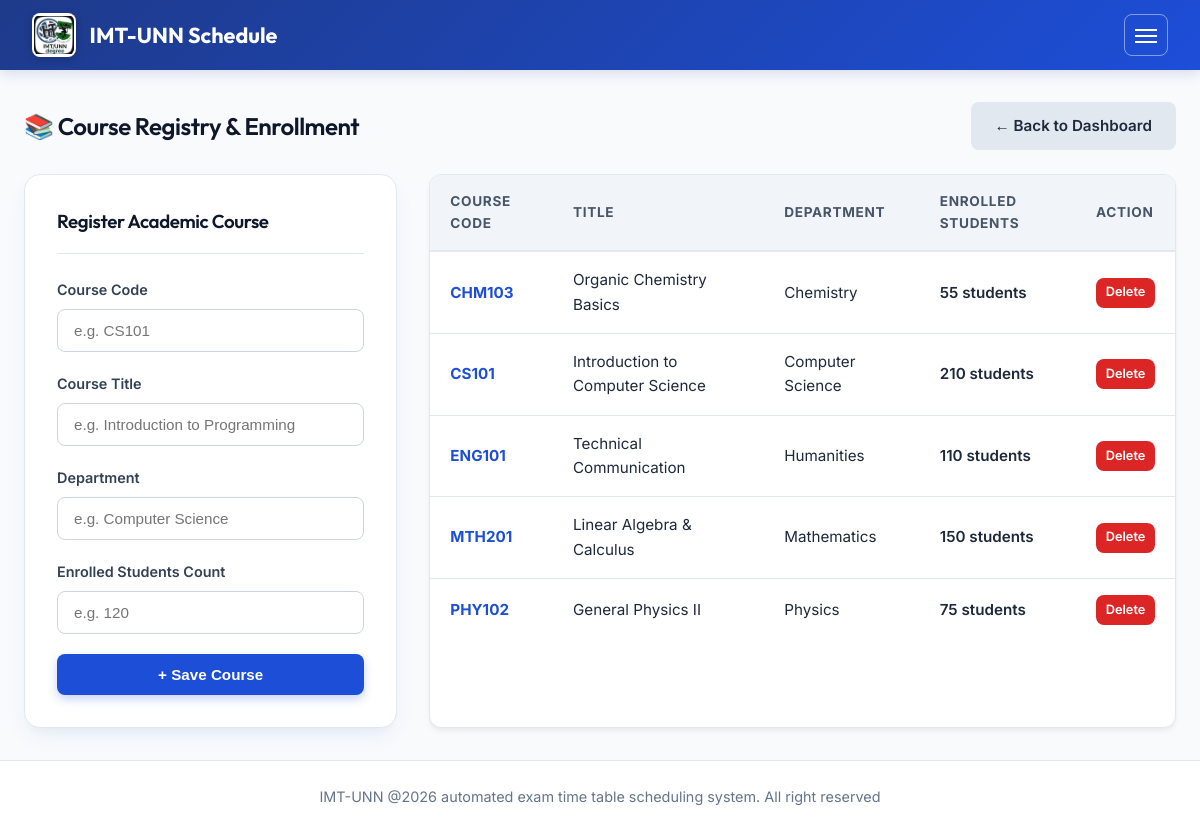
The app's page /admin/register_course.php (signed in), older data.
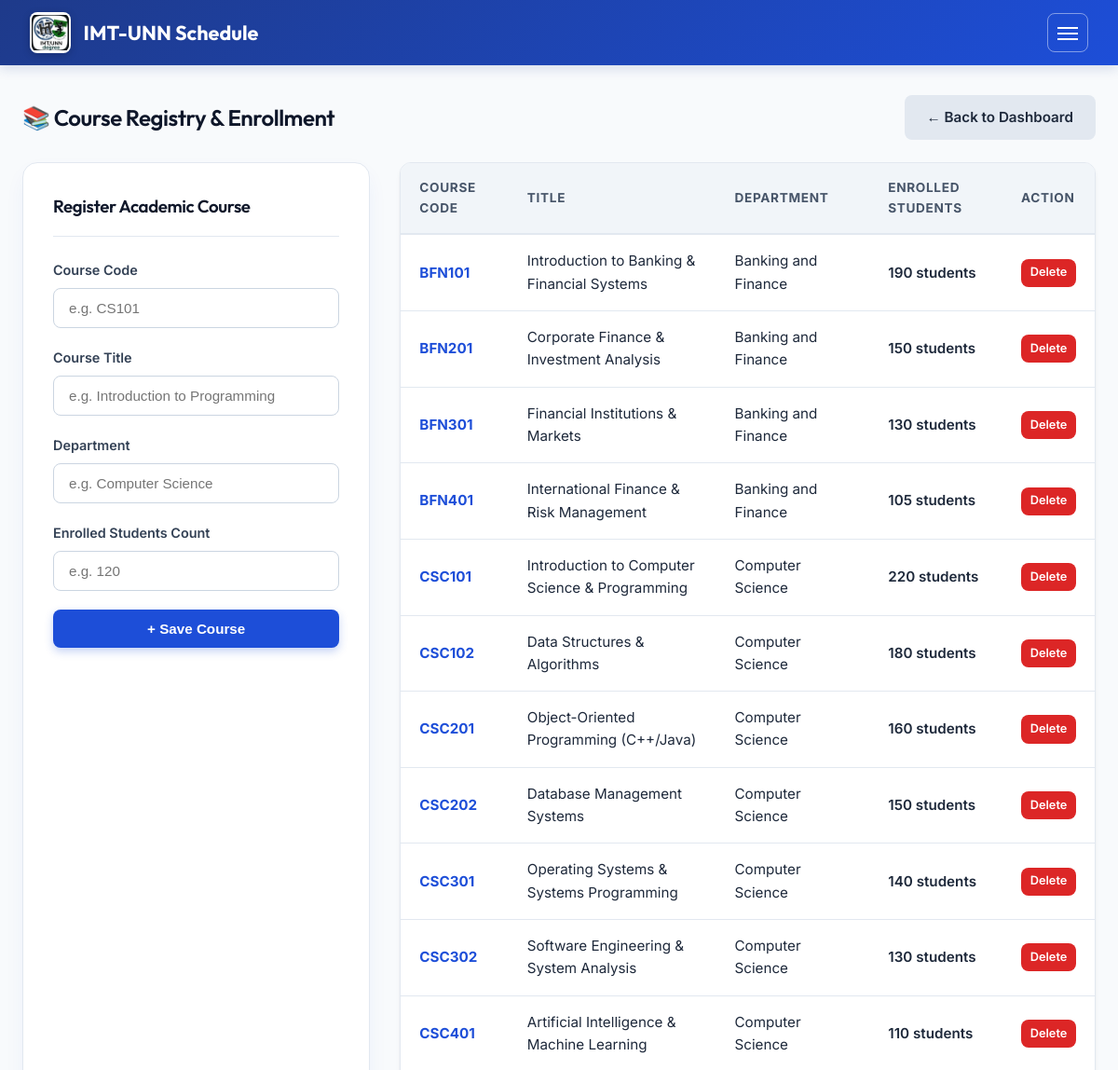
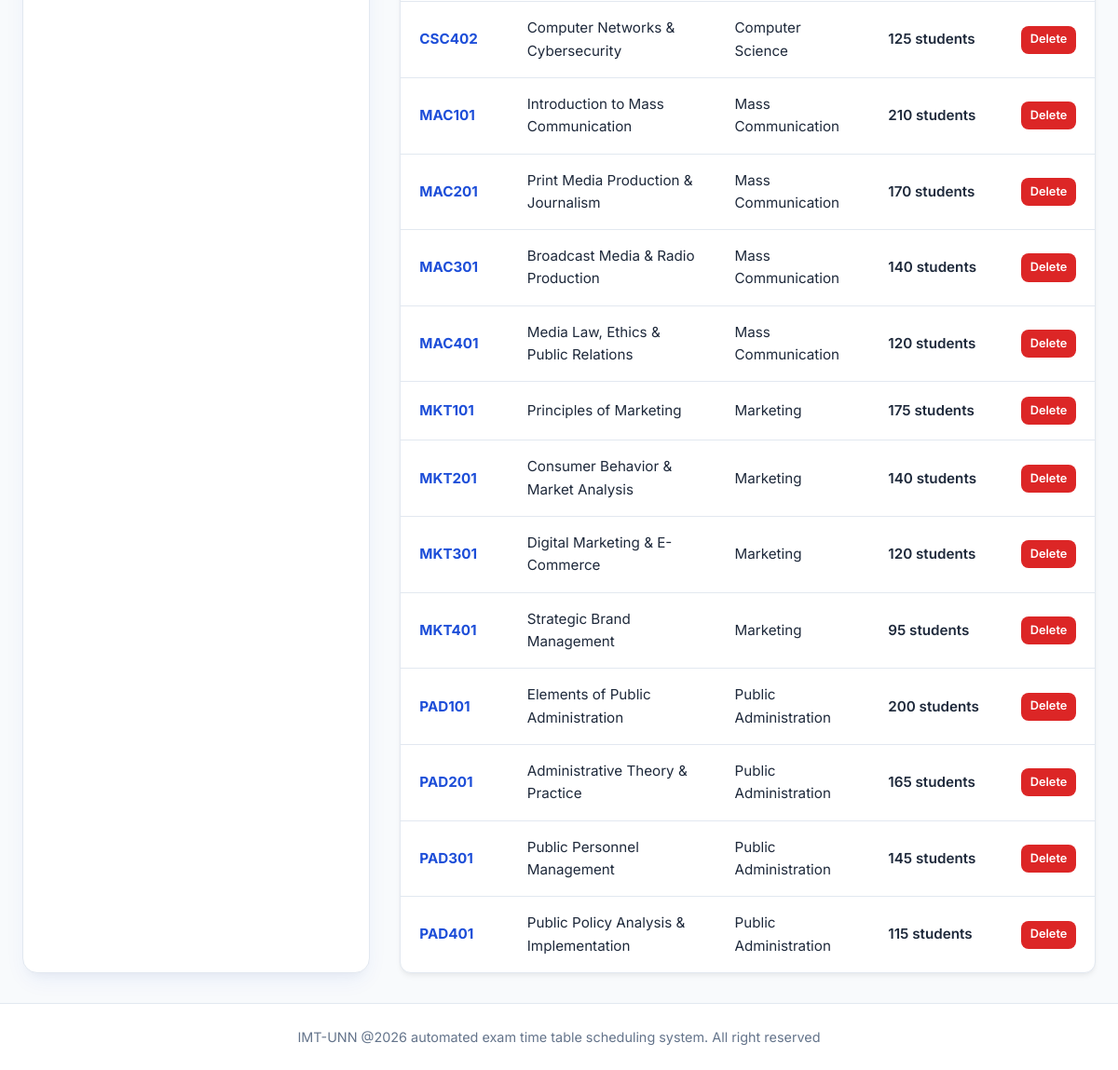
The same page, newer data (2 pictures, top to bottom).
### tables this page shows
CREATE TABLE IF NOT EXISTS `courses` (
  `id`            INT AUTO_INCREMENT PRIMARY KEY,
  `course_code`   VARCHAR(20)  NOT NULL UNIQUE,
  `course_title`  VARCHAR(150) NOT NULL,
  `department`    VARCHAR(100) NOT NULL,
  `student_count` INT NOT NULL DEFAULT 0,
  `created_at`    TIMESTAMP DEFAULT CURRENT_TIMESTAMP
);

### admin/register_course.php (the view, shortened to what this page needs)
<?php
require_once '../includes/db.php';
$courses = $pdo->query("SELECT * FROM courses ORDER BY course_code ASC")->fetchAll();
require_once '../includes/header.php';
?>
<div class="page-header">
  <h2>📚 Course Registry & Enrollment</h2>
  <a href="dashboard.php" class="btn btn-secondary">&larr; Back to Dashboard</a>
</div>
<div class="management-grid">
  <div class="form-card" style="margin: 0;">
    <div class="form-header">
      <h3>Register Academic Course</h3>
    </div>
    <form action="register_course.php" method="POST">
      <div class="form-group">
        <label for="course_code">Course Code</label>
        <input type="text" id="course_code" name="course_code" class="form-control" placeholder="e.g. CS101" required>
      </div>
      <div class="form-group">
        <label for="course_title">Course Title</label>
        <input type="text" id="course_title" name="course_title" class="form-control" placeholder="e.g. Introduction to Programming" required>
      </div>
      <div class="form-group">
        <label for="department">Department</label>
        <input type="text" id="department" name="department" class="form-control" placeholder="e.g. Computer Science" required>
      </div>
      <div class="form-group">
        <label for="student_count">Enrolled Students Count</label>
        <input type="number" id="student_count" name="student_count" class="form-control" placeholder="e.g. 120" min="1" required>
      </div>
      <button type="submit" name="add_course" class="btn btn-primary" style="width: 100%;">+ Save Course</button>
    </form>
  </div>
  <div class="table-responsive">
    <table class="custom-table">
      <thead>
        <tr>
          <th>Course Code</th>
          <th>Title</th>
          <th>Department</th>
          <th>Enrolled Students</th>
          <th>Action</th>
        </tr>
      </thead>
      <tbody>
        <?php if (!empty($courses)): ?>
          <?php foreach ($courses as $c): ?>
            <tr>
              <td><strong style="color: var(--accent-primary);"><?php echo htmlspecialchars($c['course_code']); ?></strong></td>
              <td><?php echo htmlspecialchars($c['course_title']); ?></td>
              <td><?php echo htmlspecialchars($c['department']); ?></td>
              <td><span style="font-weight: 600;"><?php echo $c['student_count']; ?> students</span></td>
              <td>
                <a href="register_course.php?delete=<?php echo $c['id']; ?>" onclick="return confirmDelete('Delete this course?');" class="btn btn-danger" style="padding: 0.3rem 0.6rem; font-size: 0.8rem;">Delete</a>
              </td>
            </tr>
          <?php endforeach; ?>
        <?php else: ?>
          <tr>
            <td colspan="5" style="text-align: center; color: var(--text-muted);">No courses registered yet.</td>
          </tr>
        <?php endif; ?>
      </tbody>
    </table>
  </div>
</div>
<?php require_once '../includes/footer.php'; ?>

Row changes from the older to the newer data that the page shows:
added courses: course_code "BFN101", course_title "Introduction to Banking & Financial Systems", department "Banking and Finance", student_count "190"
added courses: course_code "BFN201", course_title "Corporate Finance & Investment Analysis", department "Banking and Finance", student_count "150"
added courses: course_code "BFN301", course_title "Financial Institutions & Markets", department "Banking and Finance", student_count "130"
added courses: course_code "BFN401", course_title "International Finance & Risk Management", department "Banking and Finance", student_count "105"
changed courses: course_code "CS101" → "CSC101"; course_title "Introduction to Computer Science" → "Introduction to Computer Science & Programming"; student_count "210" → "220"
changed courses: course_code "MTH201" → "CSC102"; course_title "Linear Algebra & Calculus" → "Data Structures & Algorithms"; department "Mathematics" → "Computer Science"; student_count "150" → "180"
changed courses: course_code "PHY102" → "CSC201"; course_title "General Physics II" → "Object-Oriented Programming (C++/Java)"; department "Physics" → "Computer Science"; student_count "75" → "160"
changed courses: course_code "ENG101" → "CSC202"; course_title "Technical Communication" → "Database Management Systems"; department "Humanities" → "Computer Science"; student_count "110" → "150"; moves down the list
changed courses: course_code "CHM103" → "CSC301"; course_title "Organic Chemistry Basics" → "Operating Systems & Systems Programming"; department "Chemistry" → "Computer Science"; student_count "55" → "140"; moves down the list
added courses: course_code "CSC302", course_title "Software Engineering & System Analysis", department "Computer Science", student_count "130"
added courses: course_code "CSC401", course_title "Artificial Intelligence & Machine Learning", department "Computer Science", student_count "110"
added courses: course_code "CSC402", course_title "Computer Networks & Cybersecurity", department "Computer Science", student_count "125"
added courses: course_code "MAC101", course_title "Introduction to Mass Communication", department "Mass Communication", student_count "210"
added courses: course_code "MAC201", course_title "Print Media Production & Journalism", department "Mass Communication", student_count "170"
added courses: course_code "MAC301", course_title "Broadcast Media & Radio Production", department "Mass Communication", student_count "140"
added courses: course_code "MAC401", course_title "Media Law, Ethics & Public Relations", department "Mass Communication", student_count "120"
added courses: course_code "MKT101", course_title "Principles of Marketing", department "Marketing", student_count "175"
added courses: course_code "MKT201", course_title "Consumer Behavior & Market Analysis", department "Marketing", student_count "140"
added courses: course_code "MKT301", course_title "Digital Marketing & E-Commerce", department "Marketing", student_count "120"
added courses: course_code "MKT401", course_title "Strategic Brand Management", department "Marketing", student_count "95"
added courses: course_code "PAD101", course_title "Elements of Public Administration", department "Public Administration", student_count "200"
added courses: course_code "PAD201", course_title "Administrative Theory & Practice", department "Public Administration", student_count "165"
added courses: course_code "PAD301", course_title "Public Personnel Management", department "Public Administration", student_count "145"
added courses: course_code "PAD401", course_title "Public Policy Analysis & Implementation", department "Public Administration", student_count "115"
